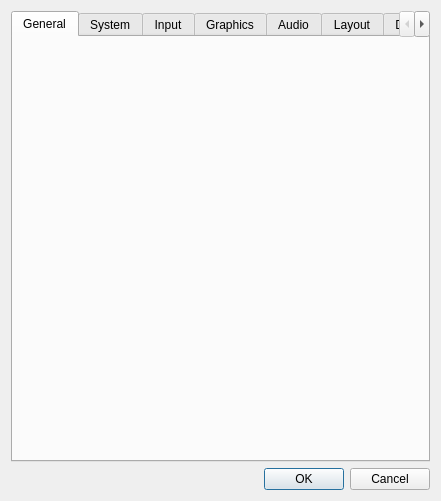
<?xml version="1.0" encoding="UTF-8"?>
<ui version="4.0">
 <class>ConfigureDialog</class>
 <widget class="QDialog" name="ConfigureDialog">
  <property name="geometry">
   <rect>
    <x>0</x>
    <y>0</y>
    <width>441</width>
    <height>501</height>
   </rect>
  </property>
  <property name="windowTitle">
   <string>Citra Configuration</string>
  </property>
  <layout class="QVBoxLayout" name="verticalLayout">
   <item>
    <widget class="QTabWidget" name="tabWidget">
     <property name="currentIndex">
      <number>0</number>
     </property>
     <widget class="ConfigureGeneral" name="generalTab">
      <attribute name="title">
       <string>General</string>
      </attribute>
     </widget>
     <widget class="ConfigureSystem" name="systemTab">
      <attribute name="title">
       <string>System</string>
      </attribute>
     </widget>
     <widget class="ConfigureInput" name="inputTab">
      <attribute name="title">
       <string>Input</string>
      </attribute>
     </widget>
      <widget class="ConfigureGraphics" name="graphicsTab">
        <attribute name="title">
          <string>Graphics</string>
        </attribute>
      </widget>
     <widget class="ConfigureAudio" name="audioTab">
       <attribute name="title">
         <string>Audio</string>
       </attribute>
     </widget>
     <widget class="ConfigureLayout" name="layoutTab">
      <attribute name="title">
       <string>Layout</string>
      </attribute>
     </widget>
     <widget class="ConfigureDebug" name="debugTab">
      <attribute name="title">
       <string>Debug</string>
      </attribute>
     </widget>
    </widget>
   </item>
   <item>
    <widget class="QDialogButtonBox" name="buttonBox">
     <property name="standardButtons">
      <set>QDialogButtonBox::Cancel|QDialogButtonBox::Ok</set>
     </property>
    </widget>
   </item>
  </layout>
 </widget>
 <customwidgets>
  <customwidget>
   <class>ConfigureGeneral</class>
   <extends>QWidget</extends>
   <header>configure_general.h</header>
   <container>1</container>
  </customwidget>
  <customwidget>
   <class>ConfigureSystem</class>
   <extends>QWidget</extends>
   <header>configure_system.h</header>
   <container>1</container>
  </customwidget>
  <customwidget>
   <class>ConfigureAudio</class>
   <extends>QWidget</extends>
   <header>configure_audio.h</header>
   <container>1</container>
  </customwidget>
  <customwidget>
   <class>ConfigureLayout</class>
   <extends>QWidget</extends>
   <header>configure_layout.h</header>
   <container>1</container>
  </customwidget>
  <customwidget>
   <class>ConfigureDebug</class>
   <extends>QWidget</extends>
   <header>configure_debug.h</header>
   <container>1</container>
  </customwidget>
  <customwidget>
   <class>ConfigureInput</class>
   <extends>QWidget</extends>
   <header>configure_input.h</header>
   <container>1</container>
  </customwidget>
  <customwidget>
   <class>ConfigureGraphics</class>
   <extends>QWidget</extends>
   <header>configure_graphics.h</header>
   <container>1</container>
  </customwidget>
 </customwidgets>
 <resources/>
 <connections>
  <connection>
   <sender>buttonBox</sender>
   <signal>accepted()</signal>
   <receiver>ConfigureDialog</receiver>
   <slot>accept()</slot>
   <hints>
    <hint type="sourcelabel">
     <x>220</x>
     <y>380</y>
    </hint>
    <hint type="destinationlabel">
     <x>220</x>
     <y>200</y>
    </hint>
   </hints>
  </connection>
  <connection>
   <sender>buttonBox</sender>
   <signal>rejected()</signal>
   <receiver>ConfigureDialog</receiver>
   <slot>reject()</slot>
   <hints>
    <hint type="sourcelabel">
     <x>220</x>
     <y>380</y>
    </hint>
    <hint type="destinationlabel">
     <x>220</x>
     <y>200</y>
    </hint>
   </hints>
  </connection>
 </connections>
</ui>
